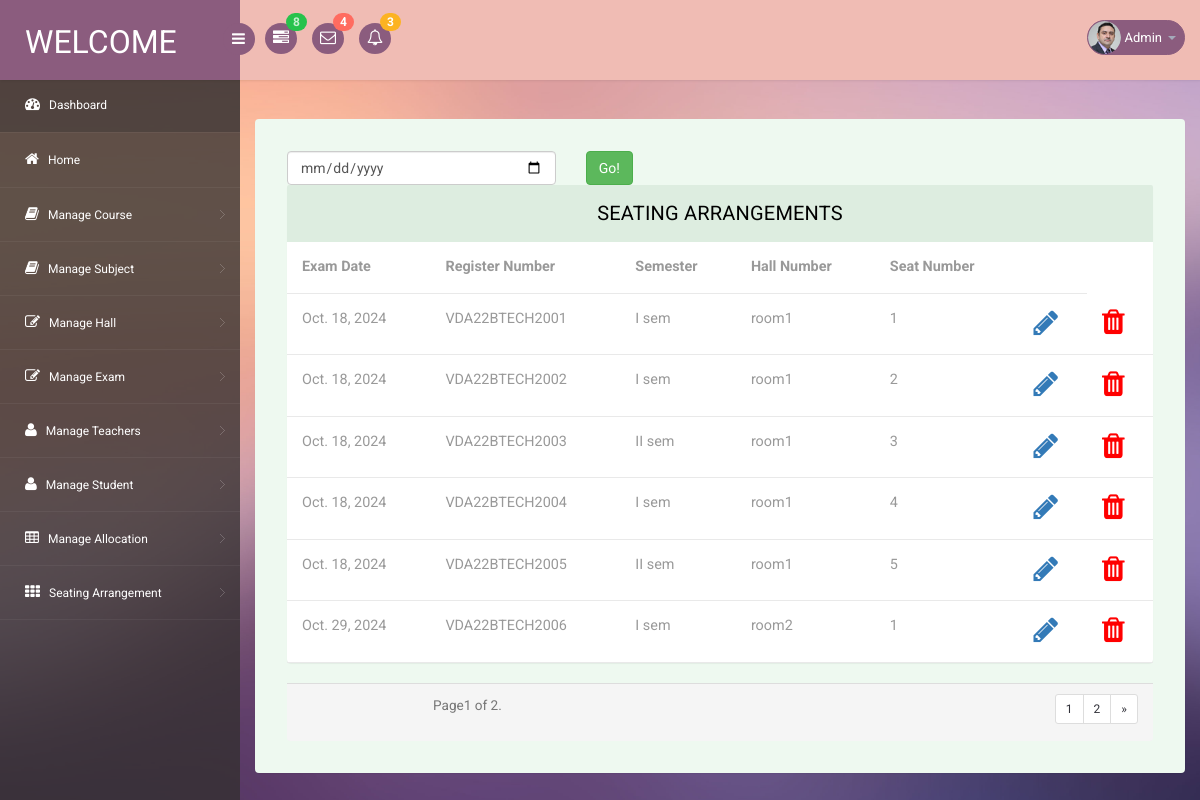
/adminhome/view_seating, run on the app's committed database.
### Site_admin/models.py (models this page shows)
class Seating_Arrangement(models.Model):
    examid=models.ForeignKey(Exam_date,on_delete=models.CASCADE)
    hallid=models.ForeignKey(Hall,on_delete=models.CASCADE)
    studentid=models.ForeignKey(Student,on_delete=models.CASCADE)
    seat_no=models.PositiveIntegerField()

class Exam_date(models.Model):
    Date_of_exam=models.DateField()

class Student(models.Model):
    Register_number=models.CharField(max_length=20)
    First_name=models.CharField(max_length=20)
    Last_name=models.CharField(max_length=20)
    Department=models.CharField(max_length=20)
    course=models.ForeignKey(Course,on_delete=models.CASCADE)
    Semester=models.CharField(max_length=20)
    Mobile=models.CharField(max_length=20)
    Image=models.ImageField(null=True,blank=True)
    Address=models.CharField(max_length=20)
    Email=models.EmailField()
    Loginid=models.ForeignKey(Login_tb,models.CASCADE)

class Hall(models.Model):
    Hall_no=models.CharField(max_length=20)
    Capacity=models.PositiveIntegerField()

### Site_admin/views.py (the view)
# urls.py: path('view_seating',views.view_seating,name="view_seating"),
def view_seating(request):
    seating=Seating_Arrangement.objects.all()
    paging=Paginator(seating,6)
    number=request.GET.get('page')
    page_obj=paging.get_page(number)
    return render(request,'admin/view_seating.html',{'seat':page_obj})

### template/admin/view_seating.html (shortened to what this page needs)
{% extends 'admin/adminbase.html' %}
{% block content %}
<div class="table-agile-info">
    <div class="row">
        <form method="get" action="{% url 'search_seating' %}">
      <div class="col-md-4">
        <input type="date" name="search_date" class="form-control" placeholder="YYYY-MM-DD">
      </div>
      <div class="col-md-2">
                          <button class="btn btn-success" type="submit">Go!</button>
                        </div>
          </form>
      </div>
    <div class="panel panel-default">
       <div class="panel-heading">
       Seating Arrangements
       </div>
       <div>
         <table class="table" ui-jq="footable" ui-options='{
           "paging": {
             "enabled": true
           },
           "filtering": {
             "enabled": true
           },
           "sorting": {
             "enabled": true
           }}'>
           <thead>
            <tr>
              <th data-breakpoints="xs">Exam Date</th>
              <th>Register Number</th>
              <th>Semester</th>
              <th>Hall Number</th>
              <th>Seat Number</th>
              <th></th>
            </tr>
          </thead>
          <tbody>
            {% for s in seat %}
            <tr data-expanded="true">
                <td>{{s.examid.Date_of_exam}}</td>
                <td>{{s.studentid.Register_number}}</td>
                <td>{{s.studentid.Semester}}</td>
                <td>{{s.hallid.Hall_no}}</td>
                <td>{{s.seat_no}}</td>
                <td><a href="{% url 'seating_edit' s.id %}"><i class="fa fa-pencil" style="font-size: 2em;"></i></a></td>
                <td><a href="" onclick="return confirm('Are you sure?')"><i class="fa fa-trash" style="font-size: 2em;color: red;"></i></a></td>
            {% endfor %}
        </tbody>
    </table>
</div>
</div>
<footer class="panel-footer">
   <div class="row">
     <div class="col-sm-5 text-center">
       <small class="text-muted inline m-t-sm m-b-sm">
           Page{{seat.number}} of {{seat.paginator.num_pages }}.
       </small>
   </div>
   <div class="col-sm-7 text-right text-center-xs">
       <ul class="pagination pagination-sm m-t-none m-b-none">
       {% for num in seat.paginator.page_range %}
       {% if seat.number == num %}
     <li><a href="" class="active">{{ num }}</a></li>
       {% elif num > seat.number|add:-5 and seat < seat.number|add:5 %} <a href="?page={{ num }}">{{ num }}</a>
           {% endif %}
           {% endfor %}
           {% if seat.has_next %}
          <li> <a href="?page={{ seat.next_page_number }}">{{ seat.next_page_number }}</a></li>
          <li><a href="?page={{ ca.paginator.num_pages }}"> &raquo;</a></li>
           {% endif %}
       </ul>
   </div>
</div>
</footer>
</div>
</div>
{% endblock %}

### static/web/css/style.css (style rules this page uses)
ul, ol { margin: 0; }
html, body { font-family: 'Roboto', sans-serif; font-size: 100%; overflow-x: hidden; background: url(../images/bg.jpg) no-repeat 0px 0px; background-size:cover; }
ul,label { margin:0; padding:0; }
.panel-heading { position: relative; height: 57px; line-height: 57px; letter-spacing: 0.2px; color: #000; font-size: 18px; font-weight: 400; padding: 0 16px; background:#ddede0; border-top-right-radius: 2px; border-top-left-radius: 2px; text-transform: uppercase; text-align: center; }
.panel { border: none ! important; }
.table>thead>tr>th { border-bottom: 1px solid #e1ab91 ! important; }
.table>tbody>tr>td, .table>tbody>tr>th, .table>tfoot>tr>td, .table>tfoot>tr>th, .table>thead>tr>td, .table>thead>tr>th { border-bottom: 1px solid #e9e9e9 ! important; }
.table > thead > tr > th, .table > tbody > tr > th, .table > tfoot > tr > th, .table > thead > tr > td, .table > tbody > tr > td, .table > tfoot > tr > td { border-top: none !important; }
.table td, .table>tbody>tr>td, .table>tbody>tr>th, .table>tfoot>tr>td, .table>tfoot>tr>th, .table>thead>tr>td, .table>thead>tr>th { padding: 15px!important; }
.table > thead > tr > th, .table > tbody > tr > th, .table > tfoot > tr > th, .table > thead > tr > td, .table > tbody > tr > td, .table > tfoot > tr > td { font-size: 0.9em; color: #999; border-top: none !important; }
.table-agile-info { background: #eef9f0; padding: 2em; border-radius: 4px; -webkit-box-shadow: 0 1px 1px rgba(0,0,0,.05); box-shadow: 0 1px 1px rgba(0,0,0,.05); }
.panel-default>.panel-heading { color: #000000 ! important; background-color: #ddede0 ! important; border-color: #ddede0 ! important; font-size: 20px; }
.inline { display: inline-block !important; }
.pagination li a { color: #32323a; }
.pagination { margin: 0 !important; }

### data on the page
Seating_Arrangement: examid.Date_of_exam "Oct. 18, 2024", studentid.Register_number "VDA22BTECH2001", studentid.Semester "I sem", hallid.Hall_no "room1", seat_no "1"
Seating_Arrangement: examid.Date_of_exam "Oct. 18, 2024", studentid.Register_number "VDA22BTECH2002", studentid.Semester "I sem", hallid.Hall_no "room1", seat_no "2"
Seating_Arrangement: examid.Date_of_exam "Oct. 18, 2024", studentid.Register_number "VDA22BTECH2003", studentid.Semester "II sem", hallid.Hall_no "room1", seat_no "3"
Seating_Arrangement: examid.Date_of_exam "Oct. 18, 2024", studentid.Register_number "VDA22BTECH2004", studentid.Semester "I sem", hallid.Hall_no "room1", seat_no "4"
Seating_Arrangement: examid.Date_of_exam "Oct. 18, 2024", studentid.Register_number "VDA22BTECH2005", studentid.Semester "II sem", hallid.Hall_no "room1", seat_no "5"
Seating_Arrangement: examid.Date_of_exam "Oct. 29, 2024", studentid.Register_number "VDA22BTECH2006", studentid.Semester "I sem", hallid.Hall_no "room2", seat_no "1"

### other printed values
{{ seat.number }} "1"
{{ seat.paginator.num_pages }} "2"
{{ num }} "1"
{{ seat.next_page_number }} "2"
